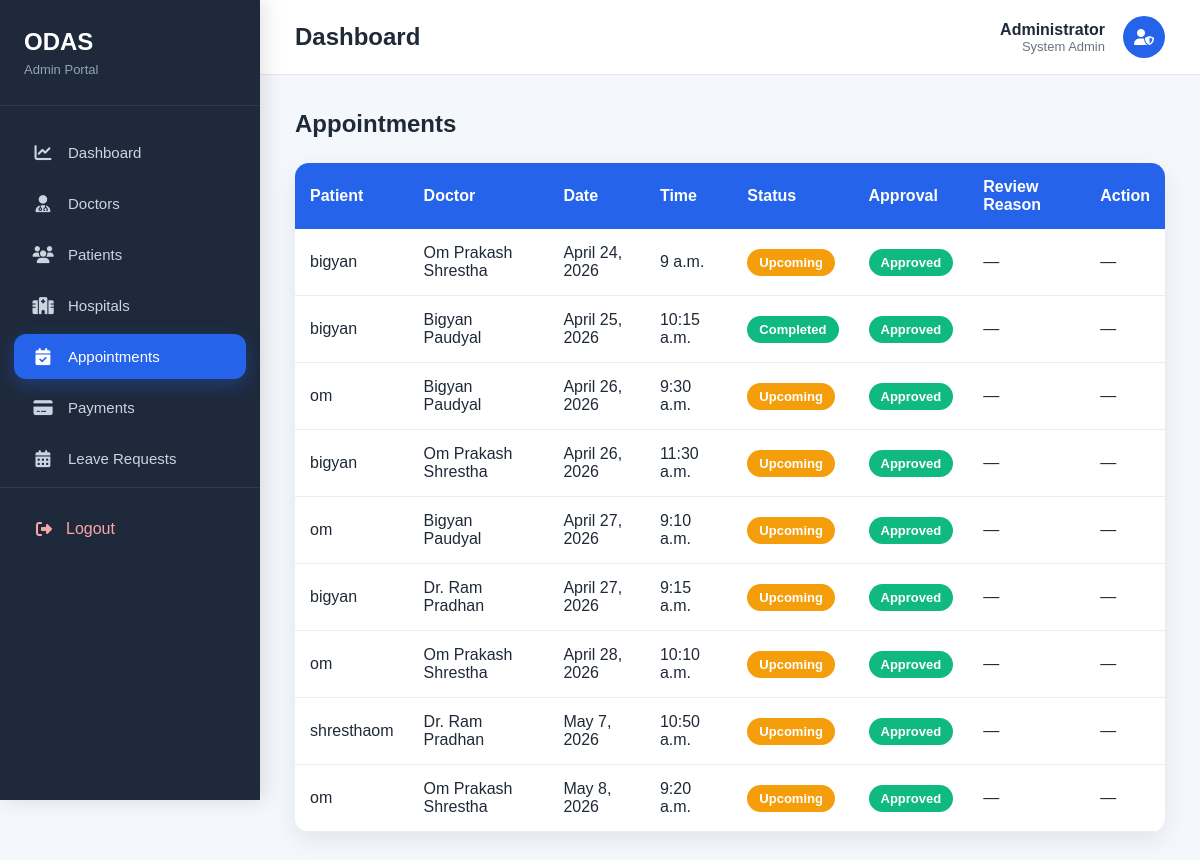
The app's page /admin-dashboard/appointments/ (signed in), older data.
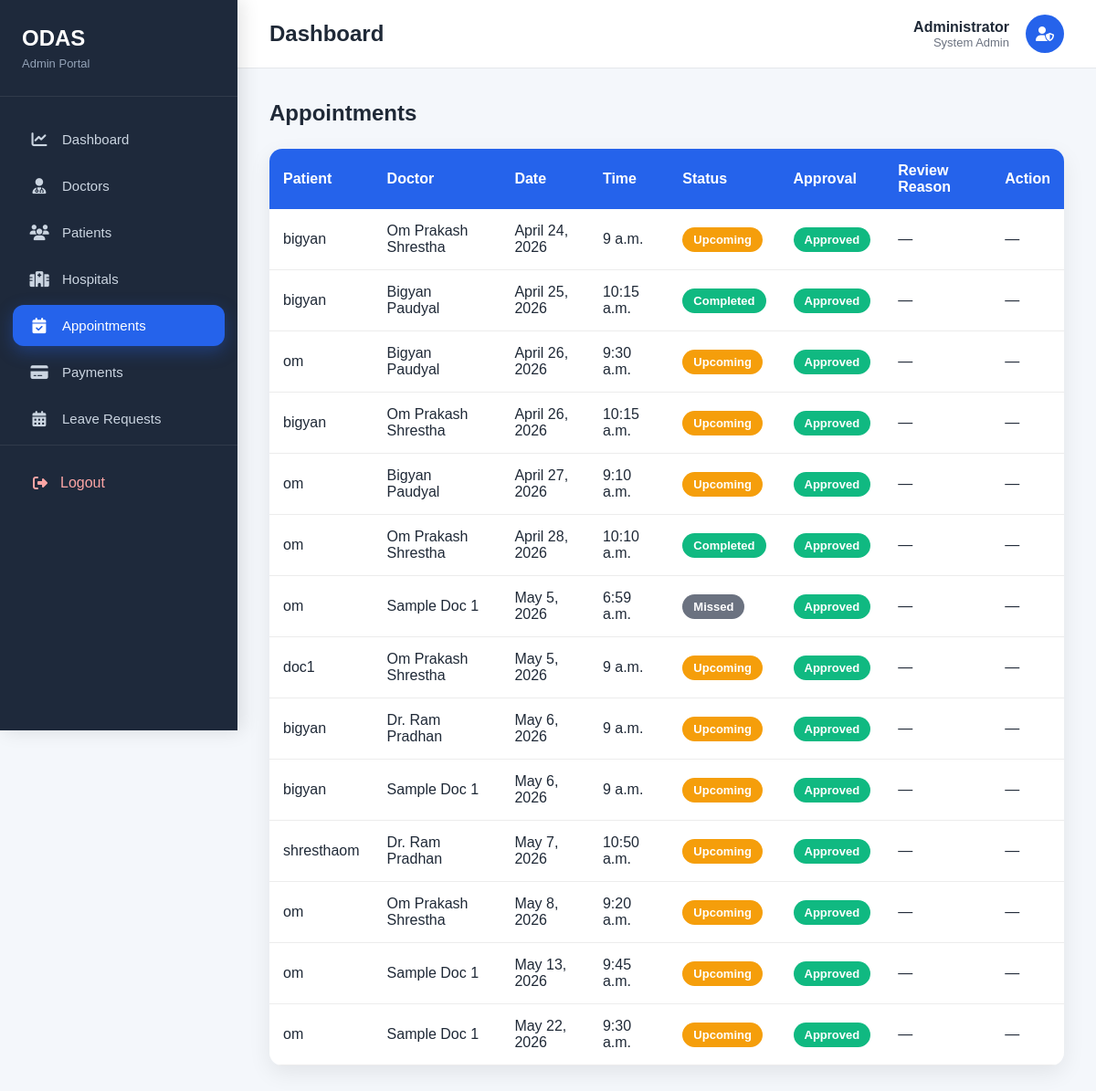
The same page, newer data.
### appointment/models.py (models this page shows, shortened)
class Appointment(models.Model):
    appointment_id = models.AutoField(primary_key=True)
    appointment_date = models.DateField()
    appointment_time = models.TimeField()
    STATUS_CHOICES = [
        ('upcoming', 'Upcoming'),
        ('missed', 'Missed'),
        ('completed', 'Completed'),
        ('cancelled', 'Cancelled'),
    ]
    APPROVAL_CHOICES = [
        ("approved", "Approved"),
        ("review", "Needs Review"),
        ("rejected", "Rejected"),
    ]
    status = models.CharField(
        max_length=20,
        choices=STATUS_CHOICES,
        default='upcoming'
    )
    approval_status = models.CharField(
        max_length=20,
        choices=APPROVAL_CHOICES,
        default="approved",
    )
    review_reason = models.CharField(
        max_length=255,
        blank=True,
    )
    patient = models.ForeignKey(
        User,
        on_delete=models.CASCADE,
        null=True,
        blank=True
    )
    doctor = models.ForeignKey(
        Doctor,
        on_delete=models.CASCADE
    )
    class Meta:
        unique_together = ('doctor', 'appointment_date', 'appointment_time')

### doctors/models.py (models this page shows, shortened)
class Doctor(models.Model):
    doctor_id = models.AutoField(primary_key=True)
    user = models.OneToOneField(User, on_delete=models.CASCADE, null=True, blank=True)
    name = models.CharField(max_length=100)
    qualification = models.CharField(max_length=100)
    specialization = models.CharField(max_length=100)
    experience_years = models.PositiveIntegerField(default=0)
    hospital = models.ForeignKey('hospitals.Hospital', on_delete=models.CASCADE, null=True, blank=True)
    department = models.ForeignKey('hospitals.Department', on_delete=models.CASCADE, null=True, blank=True)
    email = models.EmailField(unique=True)
    fees = models.DecimalField(max_digits=8, decimal_places=2)
    phone = models.CharField(max_length=13)
    a_status = models.BooleanField(default=True)

### admin_dashboard/views.py (the view)
# urls.py: path('appointments/', views.admin_appointments, name='admin_appointments'),
@login_required
@login_required
def admin_appointments(request):
    appointments = (
        Appointment.objects
        .select_related("patient", "doctor")
        .order_by("appointment_date", "appointment_time")
    )
    status = request.GET.get("status")
    date_filter = request.GET.get("filter")
    selected_date = request.GET.get("date")
    if status:
        appointments = appointments.filter(status=status)
    if date_filter == "today":
        today = timezone.now().date()
        appointments = appointments.filter(
            appointment_date=today
        )
    if selected_date:
        appointments = appointments.filter(
            appointment_date=selected_date
        )
    return render(
        request,
        "admin_dashboard/appointments.html",
        {
            "appointments": appointments,
            "selected_date": selected_date,
        }
    )

### doctors/context_processors.py (called while the page is built)
def doctor_context(request):
    if request.user.is_authenticated:
        try:
            doctor = Doctor.objects.get(user=request.user)
            return {"doctor": doctor}
        except Doctor.DoesNotExist:
            pass
    return {}

### admin_dashboard/templates/admin_dashboard/appointments.html (shortened to what this page needs)
{% extends "admin_dashboard/base.html" %}
{% block content %}
<div class="page-header">
    <h2>Appointments</h2>
</div>
<div class="table-card">
<table>
    <thead>
        <tr>
            <th>Patient</th>
            <th>Doctor</th>
            <th>Date</th>
            <th>Time</th>
            <th>Status</th>
            <th>Approval</th>
            <th>Review Reason</th>
            <th>Action</th>
        </tr>
    </thead>
    <tbody>
    {% for appointment in appointments %}
        <tr>
            <td>{{ appointment.patient.username }}</td>
            <td>{{ appointment.doctor.name }}</td>
            <td>{{ appointment.appointment_date }}</td>
            <td>{{ appointment.appointment_time }}</td>
            <td>
                {% if appointment.status == "completed" %}
                    <span class="badge badge-completed">Completed</span>
                {% elif appointment.status == "upcoming" %}
                    <span class="badge badge-upcoming">Upcoming</span>
                {% elif appointment.status == "cancelled" %}
                    <span class="badge badge-cancelled">Cancelled</span>
                {% elif appointment.status == "missed" %}
                    <span class="badge badge-missed">Missed</span>
                {% else %}
                    {{ appointment.status }}
                {% endif %}
            </td>
            <td>
                {% if appointment.approval_status == "approved" %}
                    <span class="badge badge-approved">
                        Approved
                    </span>
                {% elif appointment.approval_status == "review" %}
                    <span class="badge badge-review">
                        Needs Review
                    </span>
                {% elif appointment.approval_status == "rejected" %}
                    <span class="badge badge-rejected">
                        Rejected
                    </span>
                {% endif %}
            </td>
            <td>
                {% if appointment.review_reason %}
                    {{ appointment.review_reason }}
                {% else %}
                    —
                {% endif %}
            </td>
            <td>
                {% if appointment.approval_status == "review" %}
                   <a href="{% url 'admin_approve_appointment' appointment.appointment_id %}"
                    class="btn btn-success btn-sm">
                        Approve
                    </a>
                    <a href="{% url 'admin_reject_appointment' appointment.appointment_id %}"
                    class="btn btn-danger btn-sm">
                        Reject
                    </a>
                {% else %}
                    —
                {% endif %}
            </td>
        </tr>
    {% empty %}
        <tr>
            <td colspan="8" class="empty-row">
                No appointments found.
            </td>
        </tr>
    {% endfor %}
    </tbody>
</table>
</div>
{% endblock %}

### admin_dashboard/templates/admin_dashboard/base.html (shortened to what this page needs)
<!DOCTYPE html>
<html lang="en">
<head>
<link rel="stylesheet"
href="https://cdnjs.cloudflare.com/ajax/libs/font-awesome/6.7.2/css/all.min.css">
</head>
<body>
<div class="sidebar">
    <div class="logo">
        <h2>ODAS</h2>
        <p>Admin Portal</p>
    </div>
    <nav>
        <ul class="nav-menu">
        <li>
        <a href="{% url 'admin_dashboard' %}"
        class="{% if request.resolver_match.url_name == 'admin_dashboard' %}active{% endif %}">
        <i class="fa-solid fa-chart-line"></i>
        <span>Dashboard</span>
        </a>
        </li>
        <li>
        <a href="{% url 'admin_doctors' %}"
        class="{% if request.resolver_match.url_name == 'admin_doctors' %}active{% endif %}">
        <i class="fa-solid fa-user-doctor"></i>
        <span>Doctors</span>
        </a>
        </li>
        <li>
        <a href="{% url 'admin_patients' %}"
        class="{% if request.resolver_match.url_name == 'admin_patients' %}active{% endif %}">
        <i class="fa-solid fa-users"></i>
        <span>Patients</span>
        </a>
        </li>
        <li>
        <a href="{% url 'admin_hospitals' %}"
        class="{% if request.resolver_match.url_name == 'admin_hospitals' %}active{% endif %}">
        <i class="fa-solid fa-hospital"></i>
        <span>Hospitals</span>
        </a>
        </li>
        <li>
        <a href="{% url 'admin_appointments' %}"
        class="{% if request.resolver_match.url_name == 'admin_appointments' %}active{% endif %}">
        <i class="fa-solid fa-calendar-check"></i>
        <span>Appointments</span>
        </a>
        </li>
        <li>
        <a href="{% url 'admin_payments' %}"
        class="{% if request.resolver_match.url_name == 'admin_payments' %}active{% endif %}">
        <i class="fa-solid fa-credit-card"></i>
        <span>Payments</span>
        </a>
        </li>
        <li>
        <a href="{% url 'admin_leave_requests' %}"
        class="{% if request.resolver_match.url_name == 'admin_leave_requests' %}active{% endif %}">
            <i class="fa-solid fa-calendar-days"></i>
            <span>Leave Requests</span>
            </a>
        </li>
        </ul>
        <div class="sidebar-footer">
        <a href="{% url 'logout' %}">
        <i class="fa-solid fa-right-from-bracket"></i>
        <span>Logout</span>
        </a>
        </div>
    </nav>
</div>
<div class="main">
    <div class="topbar">
        <h2>{% block page_title %}Dashboard{% endblock %}</h2>
        <div class="topbar-right">
            <div class="topbar-right">
                <div style="text-align:right;">
                    <div style="font-weight:600;">Administrator</div>
                    <div style="font-size:13px;color:#6b7280;">
                        System Admin
                    </div>
                </div>
                <div class="admin-avatar">
                    <i class="fa-solid fa-user-shield"></i>
                </div>
            </div>
        </div>
    </div>
    <div class="content">
        {% block content %}
        {% endblock %}
    </div>
</div>

### admin_dashboard/templates/admin_dashboard/base.html (style rules this page uses)
* { margin:0; padding:0; box-sizing:border-box; }
body { font-family:Arial, Helvetica, sans-serif; background:#f4f7fb; color:#1f2937; }
.sidebar { position:fixed; top:0; left:0; width:260px; height:100vh; background:#1e293b; color:white; display:flex; flex-direction:column; box-shadow:4px 0 20px rgba(0,0,0,.12); z-index:1000; }
.logo { padding:28px 24px; border-bottom:1px solid rgba(255,255,255,.08); }
.logo h2 { font-size:24px; font-weight:700; }
.logo p { margin-top:6px; font-size:13px; color:#94a3b8; }
.sidebar nav { flex:1; padding:18px 0; }
.main { margin-left:260px; min-height:100vh; }
.topbar { height:75px; background:white; display:flex; justify-content:space-between; align-items:center; padding:0 35px; border-bottom:1px solid #e5e7eb; position:sticky; top:0; z-index:500; }
.topbar h2 { font-size:24px; color:#1f2937; }
.topbar-right { display:flex; align-items:center; gap:18px; }
.admin-avatar { width:42px; height:42px; border-radius:50%; background:#2563eb; color:white; display:flex; justify-content:center; align-items:center; font-weight:bold; }
.content { padding:35px; }
.nav-menu { list-style:none; padding:0; margin:0; }
.nav-menu li { margin:6px 14px; }
.nav-menu a { display:flex; align-items:center; gap:14px; padding:14px 18px; border-radius:12px; color:#cbd5e1; text-decoration:none; transition:.25s; font-size:15px; font-weight:500; }
.nav-menu a.active { background:#2563eb; color:white; box-shadow:0 6px 18px rgba(37,99,235,.35); }
.nav-menu i { width:22px; text-align:center; font-size:17px; }
.sidebar-footer { padding:18px; border-top:1px solid rgba(255,255,255,.08); }
.sidebar-footer a { display:flex; align-items:center; gap:14px; text-decoration:none; color:#fca5a5; padding:14px 18px; border-radius:12px; transition:.25s; }

### admin_dashboard/templates/admin_dashboard/appointments.html (style rules this page uses)
.page-header { display:flex; justify-content:space-between; align-items:center; margin-bottom:25px; }
.page-header h2 { margin:0; color:#1f2937; }
.table-card { background:#fff; border-radius:14px; overflow:hidden; box-shadow:0 8px 24px rgba(0,0,0,.08); }
table { width:100%; border-collapse:collapse; }
thead { background:#2563eb; color:white; }
th { padding:15px; text-align:left; font-weight:600; }
td { padding:15px; border-bottom:1px solid #ececec; }
.badge { padding:6px 12px; border-radius:20px; color:white; font-size:13px; font-weight:600; display:inline-block; }
.badge-completed { background:#10b981; }
.badge-upcoming { background:#f59e0b; }
.badge-missed { background:#6b7280; }
.badge-approved { background:#10b981; }

Row changes from the older to the newer data that the page shows:
changed Appointment (number 4 of 14 on the later page): appointment_time "11:30 a.m." → "10:15 a.m."
changed Appointment "April 28, 2026": status "Upcoming" → "Completed"; moves up the list
added Appointment: patient.username "om", doctor.name "Sample Doc 1", appointment_date "May 5, 2026", appointment_time "6:59 a.m.", status "Missed", approval_status "Approved"
added Appointment: patient.username "doc1", doctor.name "Om Prakash Shrestha", appointment_date "May 5, 2026", appointment_time "9 a.m.", status "Upcoming", approval_status "Approved"
changed Appointment (number 9 of 14 on the later page): appointment_date "April 27, 2026" → "May 6, 2026"; appointment_time "9:15 a.m." → "9 a.m."
added Appointment: patient.username "bigyan", doctor.name "Sample Doc 1", appointment_date "May 6, 2026", appointment_time "9 a.m.", status "Upcoming", approval_status "Approved"
added Appointment: patient.username "om", doctor.name "Sample Doc 1", appointment_date "May 13, 2026", appointment_time "9:45 a.m.", status "Upcoming", approval_status "Approved"
added Appointment: patient.username "om", doctor.name "Sample Doc 1", appointment_date "May 22, 2026", appointment_time "9:30 a.m.", status "Upcoming", approval_status "Approved"
